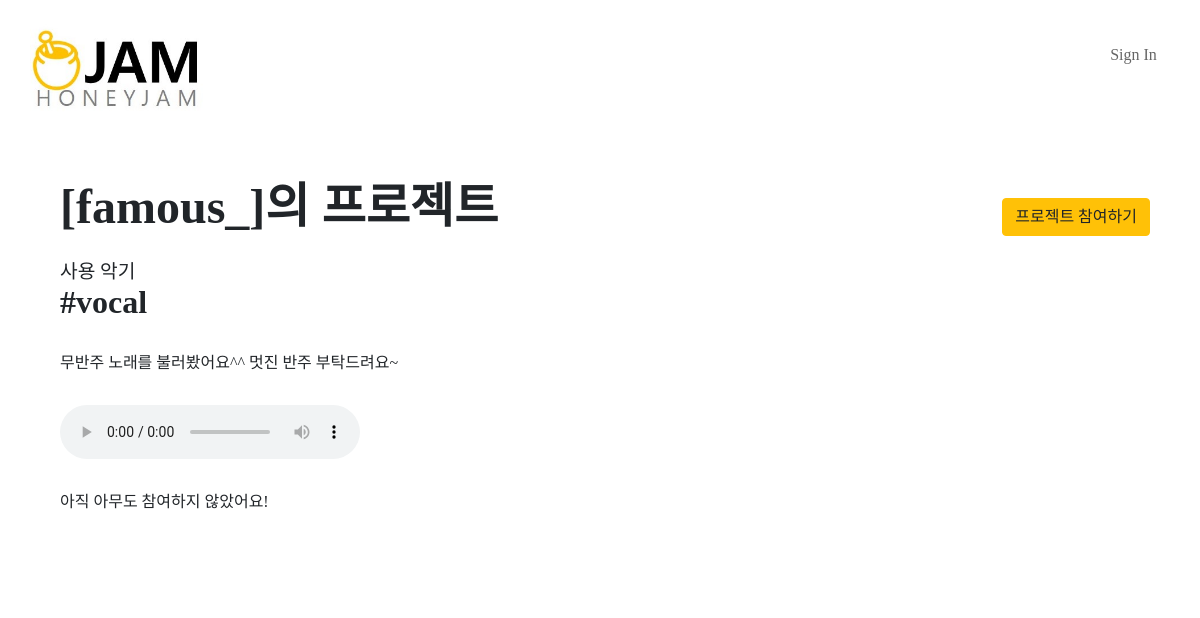
The page /jam/detail/6 on the database as committed earlier.
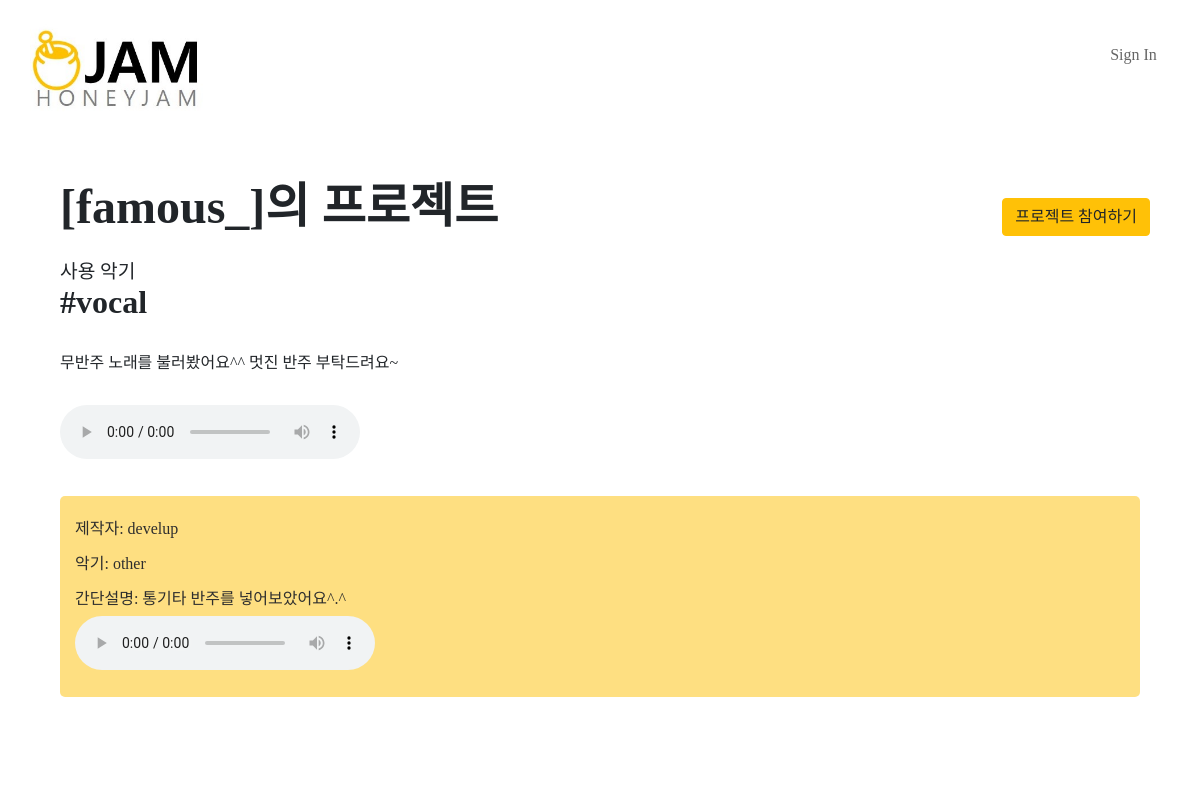
The same page on the database as committed later.
### jam/models.py (models this page shows)
class Jam(models.Model):
    INST_CHOICES = (
        ('vocal', 'vocal'),
        ('drum', 'drum'),
        ('elec', 'elec'),
        ('piano', 'piano'),
        ('bass', 'bass'),
        ('other', 'other'),
    )
    inst = models.CharField(max_length=20, choices=INST_CHOICES)
    project = models.ForeignKey(Project, on_delete = models.CASCADE, related_name='jams')
    user = models.ForeignKey(User, on_delete = models.CASCADE)
    content = models.TextField()
    file = models.FileField(upload_to="music", null=True)
    created_at = models.DateTimeField(auto_now_add=True)
    updated_at = models.DateTimeField(auto_now=True)

### jam/views.py (the view)
# urls.py: path('detail/<int:id>', views.detail, name="detail"),
def detail(request, id):
    project = get_object_or_404(Project, pk=id)
    return render(request, 'detail.html', {"project": project})

### jam/templates/detail.html
{% extends 'base.html' %}
{% load staticfiles %}
{% block content %}
<link rel="stylesheet" href="{% static 'detail.css' %}">
<a href="{% url 'jam:create_jam' project.id %}" class="btn btn-warning join">프로젝트 참여하기</a>
<div class="detail-wrap">
    <h1>[{{project.user}}]의 프로젝트</h1>
    <div class="detail-wrap-inst">
        <br>
        <h2>사용 악기</h2>
        <h2 class='tag'>
            #{{project.inst}}
        </h2>
    </div>
    <div class="detail-wrap-content">
        {{project.content}}
    </div>
    <div class="detail-audio">
        <audio src="{{ project.file.url }}" controls></audio>
    </div>
    <div class="detail-jjam">
        {% for jam in project.jams.all %}
        <div class="jjam-info">
            제작자: {{ jam.user }} <br>
            악기: {{ jam.inst }} <br>
            간단설명: {{ jam.content }} <br>
        <div class="detail-audio">
        <audio src="{{ jam.file.url }}" controls></audio>
    </div>
        </div>
            {% empty %}
            <br><p>아직 아무도 참여하지 않았어요!</p>
        {% endfor %}
    </div>
</div>
{% endblock %}

Rows that differ between the two databases and show on the page:
added Jam: user "develup", inst "other", content "통기타 반주를 넣어보았어요^.^"
Other text that changed with them:
text no longer shown: "아직 아무도 참여하지 않았어요!"
